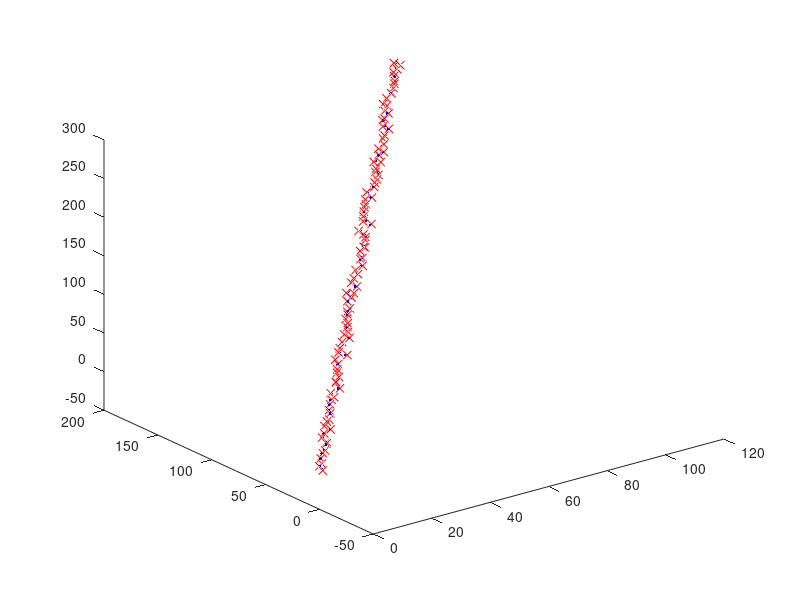

Source code (MATLAB):
clear all;close all;clc;
%% Set model parameters
% A simple movement in 3-d space
m = [0, 0, 0, 1, 2, 3]';%[x, y, z, v_x, v_y, v_z]
n = length(m);
P = eye(n);
deltat = 1;
F = [eye(n/2),eye(n/2)*deltat;zeros(n/2),eye(n/2)];
Q = eye(n);
R = eye(n);
%% Set filter parameters
alpha = 1;
beta = 1;
kappa = 1;
lamda = alpha^2*(n+kappa)-n;
c = alpha^2*(n+kappa);
W_m = zeros(2*n+1,1);
W_c = zeros(2*n+1,1);
W_m(1) = lamda/(n+lamda);
W_c(1) = lamda/(n+lamda)+(1-alpha^2+beta);
for i = 1:2*n
   W_m(i+1) = 1/(2*(n+lamda));
   W_c(i+1) = 1/(2*(n+lamda));
end
W = (eye(2*n+1)-repmat(W_m,1,2*n+1))*diag(W_c)*(eye(2*n+1)-repmat(W_m,1,2*n+1))';
%% Interation
figure;
ySE = 0;
mSE = 0;
for t = 0:100
%% Fake input
    y = [t, 2*t, 3*t, 1, 2, 3]'+chol(R)*randn(n,1);
    plot3(y(1),y(2),y(3),'rx');
    hold on;
    ySE = ySE + sum((y-[t, 2*t, 3*t, 1, 2, 3]').^2);
%% Prediction
    X = repmat(m,1,2*n+1)+sqrt(c)*[zeros(size(m)),chol(P),-chol(P)];
    Xhat = F*X;
    mminus = Xhat*W_m;
    Pminus = Xhat*W*Xhat' + Q;
%% Update
    Xminus = repmat(mminus,1,2*n+1)+sqrt(c)*[zeros(size(m)),chol(Pminus),-chol(Pminus)];
    Yminus = Xminus;
    mu = Yminus*W_m;
    S = Yminus*W*Yminus' + R;
    C = Xminus*W*Yminus';
    K = C/S;
    m = mminus + K*(y-mu);
    P = Pminus - K*S*K';
    plot3(m(1),m(2),m(3),'b.');
    hold on;
    mSE = mSE + sum((m-[t, 2*t, 3*t, 1, 2, 3]').^2);
end






